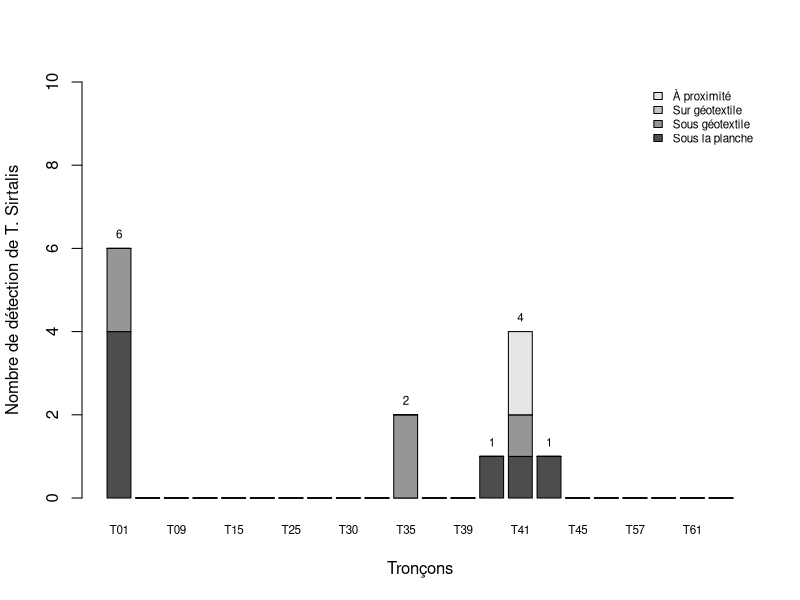

Source code (R):
#install.packages("xtable")
library("xtable")


# Objectif : analyse descriptive des inventaires de mortalité

setwd("/home/robes1/CONTRAT_ULAVAL/R8751/data/raw/suivi_petite_faune")

reptile25_brut25 <- read.csv("plaques_2025.csv", 
                            header = TRUE, 
                            sep = ",")

reptile25_clean <- reptile25_brut25[, !names(reptile25_brut25) %in% c("visite_num",
                                                                      "couv_nuag",
                                                                      "commentaires",
                                                                      "X",
                                                                      "X.1",
                                                                      "X.2",
                                                                      "X.3")]


reptile25_clean$date <- as.Date(reptile25_clean$date)

reptile25_clean$troncon <- factor(reptile25_clean$troncon,
                                     levels = sort(unique(reptile25_clean$troncon)))

reptile25_clean$position <- factor(reptile25_clean$position, levels = c("sous_planche",
                                                                        "sous_geotextile",
                                                                        "sur_geotextile",
                                                                        "a_proximite"), 
                                   labels = c("Sous la planche","Sous géotextile","Sur géotextile","À proximité"))

thsi <- subset(reptile25_clean, especes=="thamnophis_sirtalis")

mat_thsi <- xtabs(abondance ~ position + troncon, data = thsi)

sum_thsi <- colSums(mat_thsi)

png("/home/robes1/CONTRAT_ULAVAL/R8751/liv3/figs_monteregie_liv3/plaques25.png", 
    width = 8, height = 5, units = "in", res = 600)

bar_thsi <- barplot(mat_thsi,
        col= grey.colors(nrow(mat_thsi)),
        xlab = "Tronçons",
        ylab = "Nombre de détection de T. Sirtalis",
        ylim = c(0,10),
        cex.names = 0.7,
        legend.text = rownames(mat_thsi),
        args.legend = list(x="topright",bty = "n", cex = 0.7))

text(bar_thsi, sum_thsi,
     labels = ifelse(sum_thsi == 0, "", sum_thsi), pos = 3, cex = 0.7)

dev.off()
